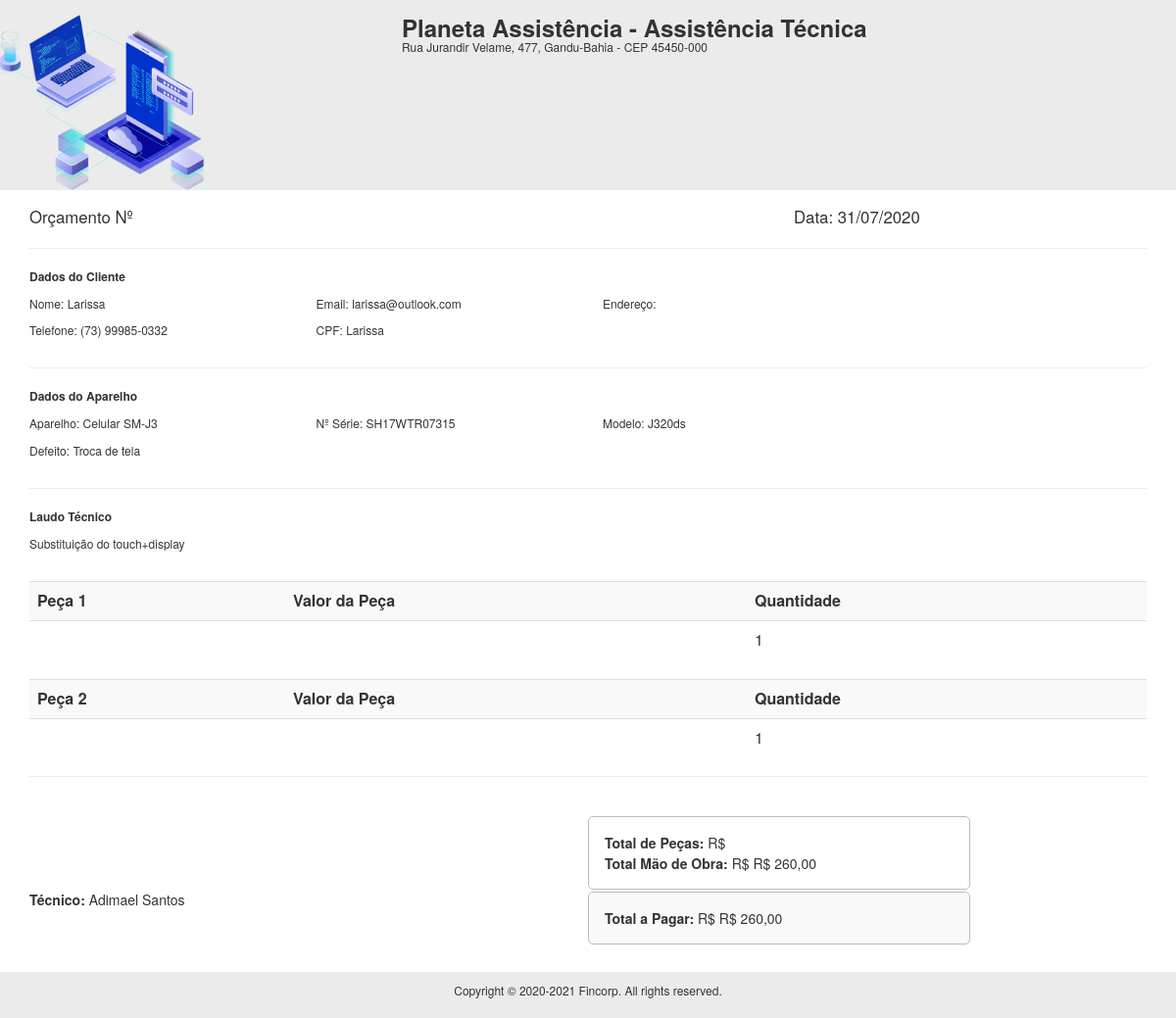
The page /rel/rel_orcamentos.php on the database as committed earlier.
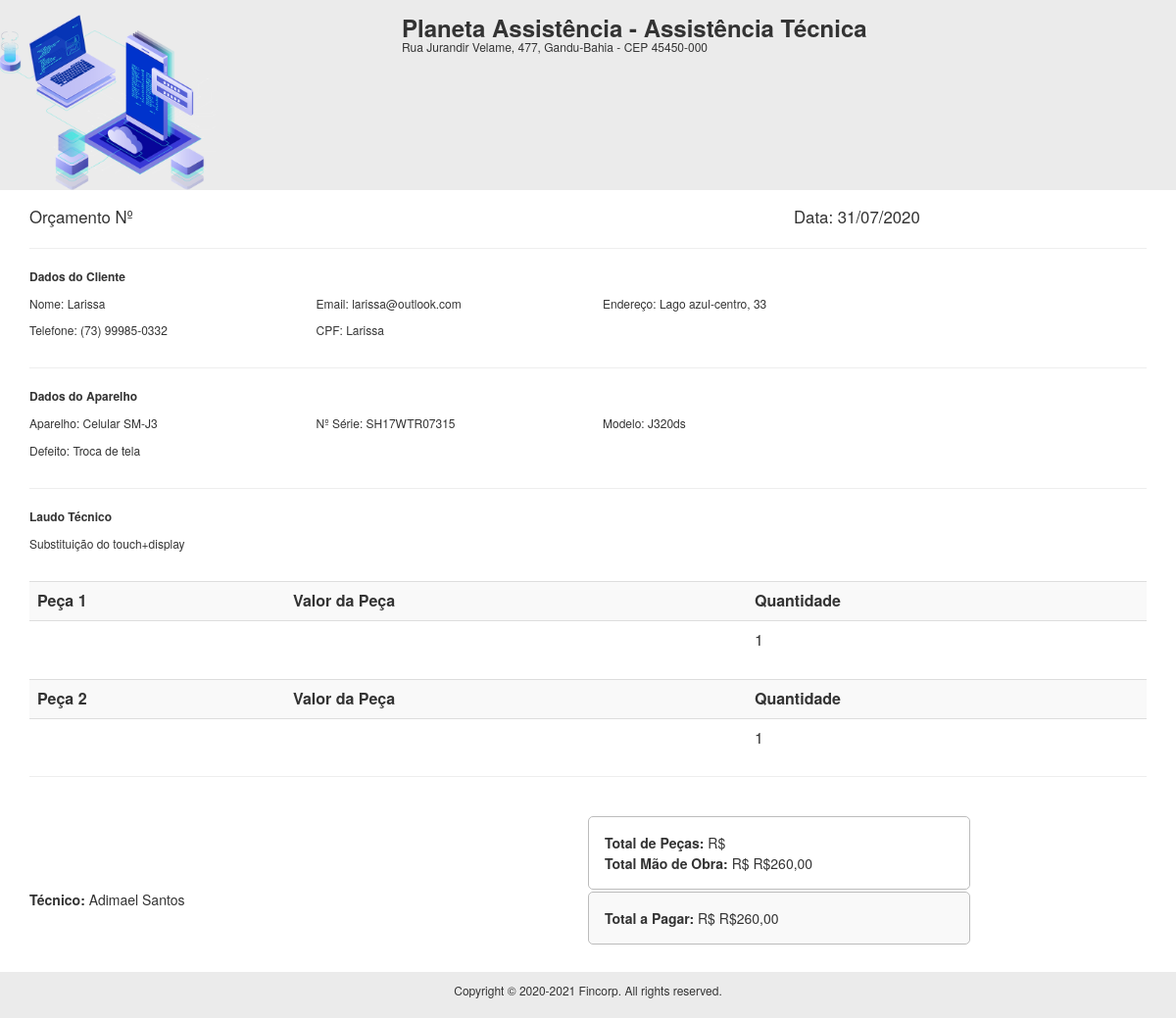
The same page on the database as committed later.
### tables this page shows
CREATE TABLE `tb_orcamentos` (
  `id` int(11) NOT NULL,
  `id_user` int(11) NOT NULL,
  `cliente` varchar(32) NOT NULL,
  `tecnico` varchar(32) NOT NULL,
  `aparelho` varchar(32) NOT NULL,
  `serie` varchar(30) DEFAULT NULL,
  `modelo` varchar(32) NOT NULL,
  `defeito` varchar(255) NOT NULL,
  `laudo` varchar(255) DEFAULT NULL,
  `obs` varchar(255) DEFAULT NULL,
  `valor_servico` varchar(11) DEFAULT NULL,
  `peca1` varchar(32) DEFAULT NULL,
  `valor_peca1` varchar(11) DEFAULT NULL,
  `peca2` varchar(32) DEFAULT NULL,
  `valor_peca2` varchar(11) DEFAULT NULL,
  `peca3` varchar(32) DEFAULT NULL,
  `valor_peca3` varchar(11) DEFAULT NULL,
  `peca4` varchar(32) DEFAULT NULL,
  `valor_peca4` varchar(11) DEFAULT NULL,
  `desconto` varchar(11) DEFAULT NULL,
  `valor_total` varchar(11) DEFAULT NULL,
  `pagamento` varchar(32) DEFAULT NULL,
  `data_abertura` date NOT NULL,
  `status` varchar(32) NOT NULL,
  `data_aprovacao` date DEFAULT NULL
);

CREATE TABLE `usuarios` (
  `id_user` int(11) NOT NULL,
  `foto` varchar(128) NOT NULL,
  `nome` varchar(32) NOT NULL,
  `username` varchar(32) NOT NULL,
  `password` varchar(256) NOT NULL,
  `cpf` varchar(20) NOT NULL,
  `email` varchar(100) DEFAULT NULL,
  `telefone` varchar(45) NOT NULL,
  `endereco` varchar(128) DEFAULT NULL,
  `empresa` varchar(32) DEFAULT NULL,
  `cidade` varchar(45) DEFAULT NULL,
  `cep` varchar(20) DEFAULT NULL,
  `access_level` varchar(32) NOT NULL,
  `id_funcionario` int(11) DEFAULT NULL,
  `dt_registro` date NOT NULL
);

CREATE TABLE `tb_clientes` (
  `id_cliente` int(11) NOT NULL,
  `id_user` int(11) NOT NULL,
  `nome` varchar(32) NOT NULL,
  `cpf` varchar(20) NOT NULL,
  `c_endereco` varchar(128) NOT NULL,
  `cidade` varchar(45) NOT NULL,
  `estado` varchar(20) NOT NULL,
  `cep` varchar(20) NOT NULL,
  `telefone` varchar(45) NOT NULL,
  `email` varchar(100) DEFAULT NULL,
  `dt_registro` timestamp NOT NULL DEFAULT current_timestamp()
);

### rel/rel_orcamentos.php (the view, shortened to what this page needs)
<?php
$id = $_GET['id'];
include('../db/connection.php');
$query = "select usuarios.empresa, usuarios.endereco, usuarios.cidade, usuarios.cep, tb_orcamentos.id, tb_orcamentos.cliente, tb_orcamentos.tecnico, tb_orcamentos.aparelho, tb_orcamentos.modelo, tb_orcamentos.serie, tb_orcamentos.defeito, tb_orcamentos.laudo, tb_orcamentos.peca1, tb_orcamentos.valor_peca1, tb_orcamentos.peca2, tb_orcamentos.valor_peca2, tb_clientes.telefone, tb_clientes.email, tb_clientes.c_endereco, tb_orcamentos.valor_servico, tb_orcamentos.valor_total, tb_orcamentos.status, tb_orcamentos.data_abertura from tb_orcamentos join tb_clientes join usuarios WHERE tb_orcamentos.id_user = usuarios.id_user order by cliente ASC limit 1";
$result = mysqli_query($conn, $query);
 while($res_1 = mysqli_fetch_array($result)){
$data2 = implode('/', array_reverse(explode('-', $res_1['data_abertura'])));
 ?>
<link rel="stylesheet" href="https://maxcdn.bootstrapcdn.com/bootstrap/3.3.7/css/bootstrap.min.css">
<link rel="stylesheet" href="styles.css">
<div class="cabecalho">
		<div class="row">
			<div class="col-sm-4">
			  <img src="../assets/images/icons.png" width="220px">
			</div>
			<div class="col-sm-7">
			 <h3 class="titulo"><b><?php echo $res_1['empresa']; ?> - Assistência Técnica</b></h3>
			 <h6 class="titulo"><?php echo $res_1['endereco']; ?>, <?php echo $res_1['cidade']; ?> - CEP <?php echo $res_1['cep']; ?></h6>
			</div>
		</div>
</div>
<div class="container">
			<div class="row">
				<div class="col-sm-8">
				  <big> Orçamento Nº <?php echo $id ?>  </big>
				</div>
				<div class="col-sm-4">
				<big> Data: <?php echo $data2; ?> </big>
				</div>
			</div>
		<hr>
			<div class="row">
				<div class="col-sm-12">
					<p style="font-size:12px"> <b> Dados do Cliente </b> </p>
				</div>
			</div>
			<div class="row">
				<div class="col-sm-3">
				 <p style="font-size:12px">  Nome: <?php echo $res_1['cliente']; ?> </p>
				</div>
				<div class="col-sm-3">
				 <p style="font-size:12px">  Email: <?php echo $res_1['email']; ?> </p>
				</div>
				<div class="col-sm-3">
				 <p style="font-size:12px">  Endereço: <?php echo $res_1['c_endereco']; ?> </p>
				</div>
			</div>
			<div class="row">
				<div class="col-sm-3">
				 <p style="font-size:12px">  Telefone: <?php echo $res_1['telefone']; ?> </p>
				</div>
				<div class="col-sm-3">
				 <p style="font-size:12px">  CPF: <?php echo $res_1['cliente']; ?> </p>
				</div>
			</div>
		<hr>
		<div class="row">
				<div class="col-sm-12">
					<p style="font-size:12px"> <b> Dados do Aparelho </b> </p>
				</div>
			</div>
			<div class="row">
				<div class="col-sm-3">
				 <p style="font-size:12px">  Aparelho: <?php echo $res_1['aparelho']; ?> </p>
				</div>
				<div class="col-sm-3">
				 <p style="font-size:12px">  Nº Série: <?php echo $res_1['serie']; ?> </p>
				</div>
				<div class="col-sm-3">
				 <p style="font-size:12px">  Modelo: <?php echo $res_1['modelo']; ?> </p>
				</div>
			</div>
			<div class="row">
				<div class="col-sm-12">
				 <p style="font-size:12px">  Defeito: <?php echo $res_1['defeito']; ?> </p>
				</div>
			</div>
		<hr>
		<div class="row">
				<div class="col-sm-12">
					<p style="font-size:12px"> <b> Laudo Técnico </b> </p>
				</div>
			</div>
			<div class="row">
				<div class="col-sm-12">
				 <p style="font-size:12px">  <?php echo $res_1['laudo']; ?>  </p>
				</div>
			</div>
		<br>
		<table class="table">
			<tr bgcolor="#f9f9f9">
				<td> <b>Peça 1</b> </td>
				<td> <b>Valor da Peça</b> </td>
				<td> <b> Quantidade</b> </td>
			</tr>
			<tr>
				<td> <?php echo $res_1['peca1']; ?> </td>
				<td> <?php echo $res_1['valor_peca1']; ?> </td>
				<td> 1 </td>
			</tr>
		</table>
		<table class="table">
			<tr bgcolor="#f9f9f9">
				<td> <b>Peça 2</b> </td>
				<td> <b>Valor da Peça</b> </td>
				<td> <b> Quantidade</b> </td>
			</tr>
			<tr>
				<td> <?php echo $res_1['peca2']; ?> </td>
				<td> <?php echo $res_1['valor_peca2']; ?> </td>
				<td> 1 </td>
			</tr>
		</table>
		<hr>
		<br>
		<div class="row">
				<div class="col-sm-6">
				</div>
				<div class="col-sm-4 areaTotais">
				 <p class="pgto" style="font-size:14px">  <b>Total de Peças: </b> R$ </p>
				 <p class="pgto" style="font-size:14px">  <b>Total Mão de Obra: </b> R$ <?php echo $res_1['valor_servico']; ?> </p>
				</div>
		</div>
		<div class="row">
				<div class="col-sm-6">
				 <p style="font-size:14px">  <b>Técnico: </b> <?php echo $res_1['tecnico']; ?> </p>
				</div>
				<div class="col-sm-4 areaTotal">
				 <p class="pgto" style="font-size:14px">  <b>Total a Pagar: </b> R$ <?php echo $res_1['valor_total']; ?> </p>
				</div>
		</div>
		<br>
		<div class="row">
				<div class="col-sm-6">
				</div>
				<div class="col-sm-3" align="center">
				<p style="font-size:12px" align="center">__________________________________________________</p>
				<p style="font-size:12px" align="center">  (Assinatura do cliente)</p>
				</div>
		</div>
</div>
<div class="footer">
 <p style="font-size:12px" align="center">Copyright © 2020-2021 Fincorp. All rights reserved.
</p>
</div>
<?php } ?>

### rel/styles.css (style rules this page uses)
.footer { position:absolute; bottom:0; width:100%; background-color: #ebebeb; padding:10px; }
.cabecalho { background-color: #ebebeb; padding-top:15px; margin-bottom:15px; }
.titulo { margin:0; }
.areaTotais { border : 0.5px solid #bcbcbc; padding: 15px; border-radius: 5px; margin-right:25px; }
.areaTotal { border : 0.5px solid #bcbcbc; padding: 15px; border-radius: 5px; margin-right:25px; background-color: #f9f9f9; margin-top:2px; }
.pgto { margin:1px; }

Rows that differ between the two databases and show on the page:
changed tb_orcamentos "Adimael Santos": tb_clientes.c_endereco (not shown) → "Lago azul-centro, 33"; valor_servico "R$ 260,00" → "R$260,00"; valor_total "R$ 260,00" → "R$260,00"
